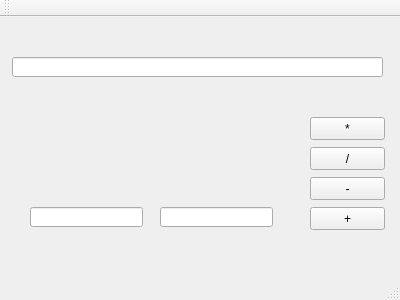
<?xml version="1.0" encoding="UTF-8"?>
<ui version="4.0">
 <class>MainWindow</class>
 <widget class="QMainWindow" name="MainWindow">
  <property name="geometry">
   <rect>
    <x>0</x>
    <y>0</y>
    <width>400</width>
    <height>300</height>
   </rect>
  </property>
  <property name="windowTitle">
   <string>MainWindow</string>
  </property>
  <widget class="QWidget" name="centralWidget">
   <widget class="QLineEdit" name="lineEdit">
    <property name="geometry">
     <rect>
      <x>30</x>
      <y>190</y>
      <width>113</width>
      <height>20</height>
     </rect>
    </property>
   </widget>
   <widget class="QLineEdit" name="lineEdit_2">
    <property name="geometry">
     <rect>
      <x>160</x>
      <y>190</y>
      <width>113</width>
      <height>20</height>
     </rect>
    </property>
   </widget>
   <widget class="QLineEdit" name="lineEdit_3">
    <property name="geometry">
     <rect>
      <x>12</x>
      <y>40</y>
      <width>371</width>
      <height>20</height>
     </rect>
    </property>
   </widget>
   <widget class="QPushButton" name="pushButton_Plus">
    <property name="geometry">
     <rect>
      <x>310</x>
      <y>190</y>
      <width>75</width>
      <height>23</height>
     </rect>
    </property>
    <property name="text">
     <string>+</string>
    </property>
   </widget>
   <widget class="QPushButton" name="pushButton_Minus">
    <property name="geometry">
     <rect>
      <x>310</x>
      <y>160</y>
      <width>75</width>
      <height>23</height>
     </rect>
    </property>
    <property name="autoFillBackground">
     <bool>false</bool>
    </property>
    <property name="text">
     <string>-</string>
    </property>
   </widget>
   <widget class="QPushButton" name="pushButton_Div">
    <property name="geometry">
     <rect>
      <x>310</x>
      <y>130</y>
      <width>75</width>
      <height>23</height>
     </rect>
    </property>
    <property name="text">
     <string>/</string>
    </property>
   </widget>
   <widget class="QPushButton" name="pushButton_Mul">
    <property name="geometry">
     <rect>
      <x>310</x>
      <y>100</y>
      <width>75</width>
      <height>23</height>
     </rect>
    </property>
    <property name="text">
     <string>*</string>
    </property>
   </widget>
  </widget>
  <widget class="QMenuBar" name="menuBar">
   <property name="geometry">
    <rect>
     <x>0</x>
     <y>0</y>
     <width>400</width>
     <height>21</height>
    </rect>
   </property>
  </widget>
  <widget class="QToolBar" name="mainToolBar">
   <attribute name="toolBarArea">
    <enum>TopToolBarArea</enum>
   </attribute>
   <attribute name="toolBarBreak">
    <bool>false</bool>
   </attribute>
  </widget>
  <widget class="QStatusBar" name="statusBar"/>
 </widget>
 <layoutdefault spacing="6" margin="11"/>
 <resources/>
 <connections/>
</ui>
